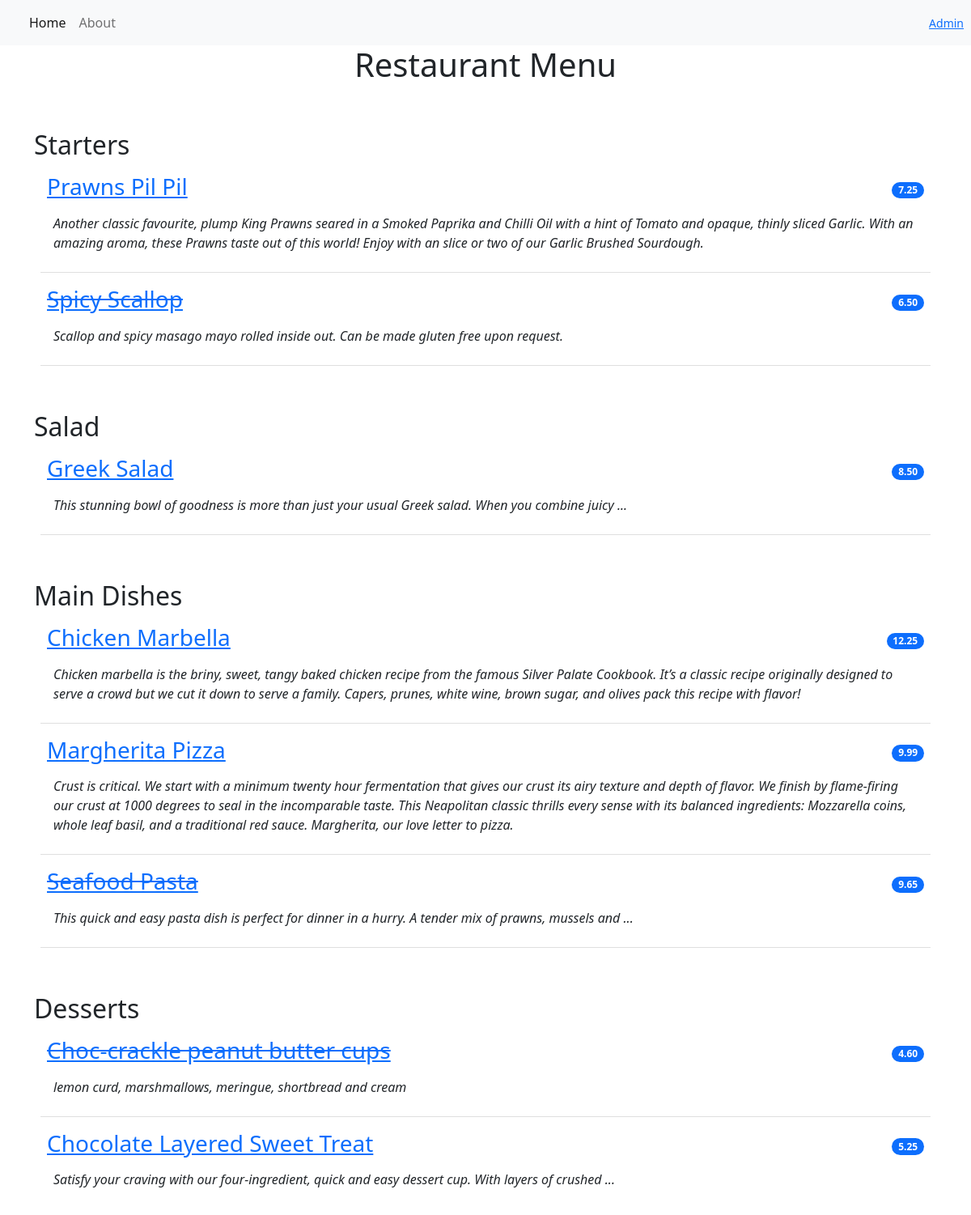
The page / on the database its author committed.
### restaurant_menu/models.py (models this page shows, shortened)
class ItemModel(models.Model):
    meal = models.CharField(max_length=1000, unique=True)
    description = models.CharField(max_length=2000)
    ingredients = models.CharField(max_length=1000, default="")
    price = models.DecimalField(max_digits=10, decimal_places=2)
    image = models.CharField(max_length=1000, default="")
    meal_type = models.CharField(max_length=20, choices=MEAL_TYPE)
    author = models.ForeignKey(User, on_delete=models.PROTECT)
    status = models.IntegerField(choices=STATUS, default=0)
    date_created = models.DateField(auto_now_add=True)
    date_updated = models.DateField(auto_now=True)

### restaurant_menu/views.py (the view)
# urls.py: path('', views.MenuListView.as_view(), name='home'),
class MenuListView(generic.ListView):
    queryset = ItemModel.objects.order_by("meal")
    template_name = "index.html"
    def get_context_data(self, **kwargs):
        context = super().get_context_data(**kwargs)
        context['meals'] = MEAL_TYPE
        return context

### restaurant_menu/templates/index.html
{% extends 'base.html' %}
{% block content %}
<div class="container">
    <h1 class="text-center">Restaurant Menu </h1>
        <ul class="list-group list-group-flush">
            {% for meal in meals %}
                <h2 class="pt-5">{{ meal.1 }}</h2>
                {% for object in object_list %}
                    {% if object.meal_type == meal.0 %}
                        {% if object.status == 0 %}
                            <li class="list-group-item d-flex justify-content-between align-items-center border-0 pb-0">
                                <a href=" {% url 'menu_item' object.pk %} "><h3><del>{{ object.meal }}</del></h3></a>
                                <span class="badge bg-primary rounded-pill">{{ object.price }}</span>
                            </li>
                        {% else %}
                            <li  class="list-group-item d-flex justify-content-between align-items-center border-0 pb-0">
                                <a href=" {% url 'menu_item' object.pk %} "><h3>{{ object.meal }}</h3></a>
                                <span class="badge bg-primary rounded-pill">{{ object.price }}</span>
                            </li>
                        {% endif %}
                        <li class="list-group-item pt-0 m-2">
                            <p><em>{{ object.description }}</em></p>
                        </li>
                    {% endif %}
                {% endfor %}
            {% endfor %}
        </ul>
</div>
{% endblock content %}

### rows shown on the page
ItemModel: meal "Prawns Pil Pil", price "7.25", description "Another classic favourite, plump King Prawns seared in a Smoked Paprika and Chilli Oil with a hint of Tomato and opaque, thinly sliced Garlic. With an amazing aroma, these Prawns taste out of this world! Enjoy with an slice or two of our Garlic Brushed Sourdough."
ItemModel: meal "Spicy Scallop", price "6.50", description "Scallop and spicy masago mayo rolled inside out. Can be made gluten free upon request."
ItemModel: meal "Greek Salad", price "8.50", description "This stunning bowl of goodness is more than just your usual Greek salad. When you combine juicy ..."
ItemModel: meal "Chicken Marbella", price "12.25", description "Chicken marbella is the briny, sweet, tangy baked chicken recipe from the famous Silver Palate Cookbook. It’s a classic recipe originally designed to serve a crowd but we cut it down to serve a family. Capers, prunes, white wine, brown sugar, and olives pack this recipe with flavor!"
ItemModel: meal "Margherita Pizza", price "9.99", description "Crust is critical. We start with a minimum twenty hour fermentation that gives our crust its airy texture and depth of flavor. We finish by flame-firing our crust at 1000 degrees to seal in the incomparable taste. This Neapolitan classic thrills every sense with its balanced ingredients: Mozzarella coins, whole leaf basil, and a traditional red sauce. Margherita, our love letter to pizza."
ItemModel: meal "Seafood Pasta", price "9.65", description "This quick and easy pasta dish is perfect for dinner in a hurry. A tender mix of prawns, mussels and ..."
ItemModel: meal "Choc-crackle peanut butter cups", price "4.60", description "lemon curd, marshmallows, meringue, shortbread and cream"
ItemModel: meal "Chocolate Layered Sweet Treat", price "5.25", description "Satisfy your craving with our four-ingredient, quick and easy dessert cup. With layers of crushed ..."

### other values the page prints
{{ meal.1 }} "Starters" "Salad" "Main Dishes" "Desserts"
